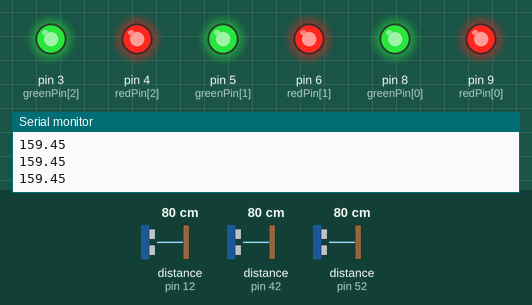
Bench run of a sketch on a simulated Arduino Mega 2560, built with avr-gcc and run on an emulated ATmega2560. Parts: output pins drawn as LEDs (lit = HIGH), the last lines printed to the serial monitor. Wiring (inferred from the names in the program): 3 × ultrasonic range finder: trigger pin 13, echo pin 12 / trigger pin 43, echo pin 42 / trigger pin 53, echo pin 52. The inputs (shaded band) are chosen by the test bench; at power-on: distance to the obstacle (sensors on pin 12, pin 42, pin 52) 80 cm. The echo pulse lasts 58.3 µs per cm; pins used as bus, display or sensor lines are not drawn.

Above: at 1.2 s.
1.3 s: distance to the obstacle (sensor on pin 12) set to 2 cm
At 2.7 s:
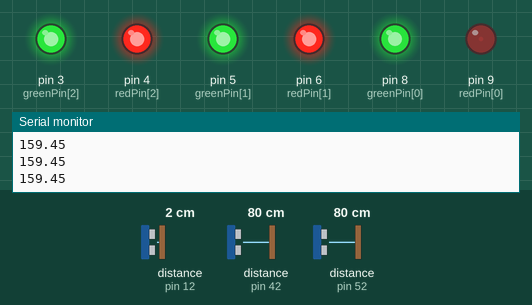
4.3 s: distance to the obstacle (sensor on pin 42) set to 66 cm
7.3 s: distance to the obstacle (sensor on pin 42) set to 58 cm
At 7.87 s:
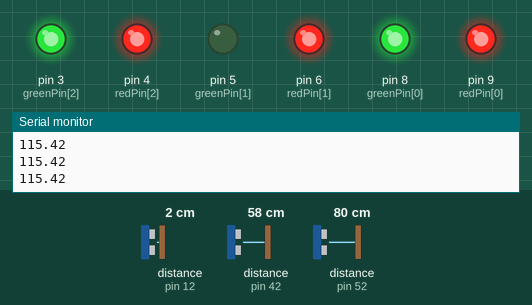
10.3 s: distance to the obstacle (sensor on pin 52) set to 2 cm
At 10.79 s:
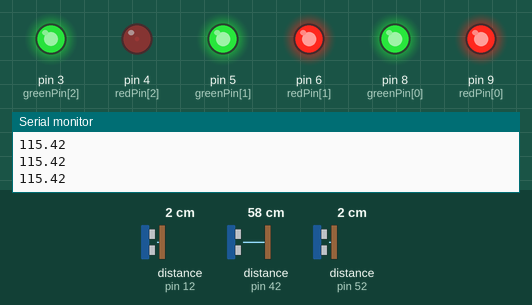
At 12.08 s:
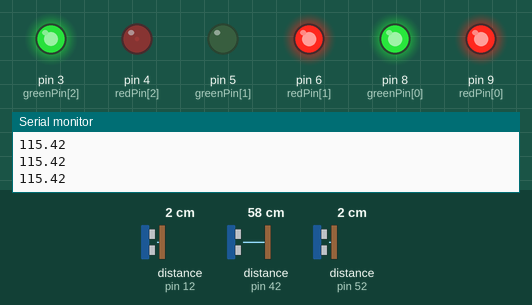
13.3 s: distance to the obstacle (sensor on pin 12) set to 18 cm
16.3 s: distance to the obstacle (sensor on pin 52) set to 18 cm
Timing chart, 0 to 20.3 s (numbered marks = the images above; inputs shaded):
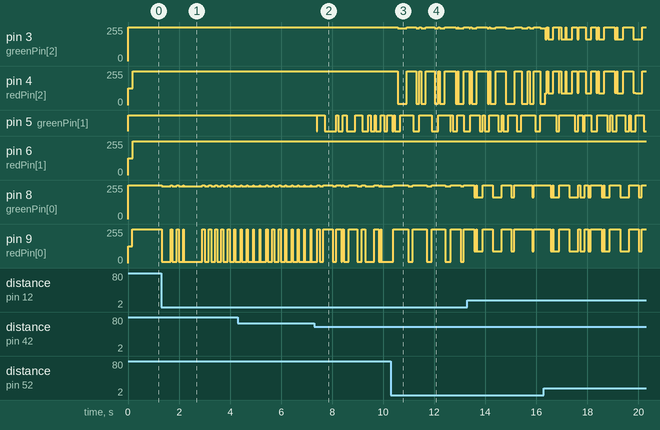

Measured:
- the behaviour switches between 63 and 62 cm on distance to the obstacle (sensor on pin 42) (found by bisection; images 1 and 2)
- after the input at 10.3 s, pin 3 (greenPin[2]): 255/255 → 244/255 after 0.27 s, → 246/255 0.10 s later, → 255/255 0.25 s later, → 244/255 0.37 s later, … (15 changes in this stretch); pin 4 (redPin[2]): 255/255 → 10/255 after 0.27 s, → 8/255 0.10 s later, → 255/255 0.25 s later, → 10/255 0.37 s later, … (15 changes in this stretch)

The sketch:

helmet-sensor-2018-19.ino
```cpp
int greenPin[3] = {8,5,3};
int redPin[3] = {9,6,4};
int echoPin[3] = {12,42,52};
int trigPin[3] = {13,43,53};
float speedOfSound = .03432;
float dist[3] = {0, 0, 0};
float duration[3];
float minDist = 0.;
float maxDist = 50.;
float threatVal[3];
float prevThreatVal[3];
float currentThreatVal[3];
float greenValue[3];
float pwmValG[3];
float redValue[3] = {50,50,50};
float pwmValR[3];
float ledDelay = 100.;
float startTime = 0.;
float currentTime = 0.;
bool isDelayed = false;
const int valueSize = 10;
int count[3] = {0,0,0};
int longRangeCount[3] = {0,0,0};
float valueSet[11][3];
int velCount = 0;
float velSet[4];
float currentTimev = 0.;
float startTimev = 0.;

void setup() {
  // put your setup code here, to run once:
  for (int i = 0; i < 3; i++)
  {
    pinMode(redPin[i], OUTPUT);
    pinMode(greenPin[i], OUTPUT);
    pinMode(echoPin[i], INPUT);
    pinMode(trigPin[i], OUTPUT);
  }
  Serial.begin(9600);
}

void loop() {
  // put your main code here, to run repeatedly:
  // clear
  for(int i = 0; i < 3; i++)
  {
    count[i]++;
    digitalWrite(trigPin[i], LOW);
    delayMicroseconds(2);
    // pulse
    digitalWrite(trigPin[i], HIGH);
    delayMicroseconds(10);
    // get data
    digitalWrite(trigPin[i], LOW);
    duration[i] = pulseIn(echoPin[i], HIGH);
    dist[i] = (duration[i] * speedOfSound) /2.; // /2 because there and back


  // Serial.print("Distance: ");
  // Serial.println(dist);
  // Serial.print("Threat Value: ");
    prevThreatVal[i] = threatVal[i];
    threatVal[i] = (dist[i]-minDist)/((maxDist-minDist)/100);
    startTimev = micros();
    currentTime = millis();
    valueSet[count[i]][i] = threatVal[i];
    if(count[i] >= 10)
    {
      for(int j = 1; j <= count[i]; j++)
      {
        if(valueSet[j] > 125)
        {
          longRangeCount[i]++;
        }
      }
      count[i] = 0;

      if(longRangeCount[i] > 9)
      {
        redValue[i] = 0;
        greenValue[i] = 0;
      }

      longRangeCount[i] = 0;
    }

    if(isDelayed && (currentTime - startTime) >= ledDelay)
    {
      isDelayed = !isDelayed;
    }
    if(!isDelayed)
    {
        if(threatVal[i] <= 0.0)
        {
          redValue[i] = 100;
          greenValue[i] = 0;
          startTime = millis();
        }
        else if(threatVal[i] <= 100.0 && threatVal[i] > 0.0)
        {
          greenValue[i] = threatVal[i];
          redValue[i] = 100. - threatVal[i];
          startTime = millis();
        }
        else if (threatVal[i] > 100.0 && threatVal[i] <= 125.0)
        {
          redValue[i] = 0;
          greenValue[i] = 100;
          startTime = millis();
        }
        isDelayed = !isDelayed;
        //Serial.println(threatVal);
    }
    Serial.println(threatVal[1]);
    currentTimev = micros();
    double dx = threatVal[i] - prevThreatVal[i];
    pwmValG[i] = ((100-greenValue[i])*.01)*255;
   // Serial.println(threatVal[2]);
    analogWrite(greenPin[i], pwmValG[i]);
    pwmValR[i] = ((100-redValue[i])*.01)*255;
    analogWrite(redPin[i], pwmValR[i]);
  }
}
```
